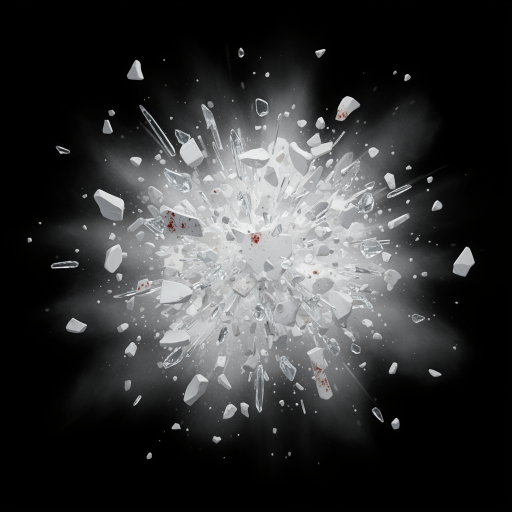
#> input picture web-sdk/apps/white-room/tools/symbol_art/fx_explosion_white_room.png, 1024 x 1024 px, found by its file name (shown at 1/2 size)
$ python gen_white_room_explosion.py
#> lines starting #> are read from the running program, lines starting #| are printed output that depends on the picture; after the words box and inside, x2 and y2 are one past the last pixel; in counts of white or black regions, pixels touching at a corner belong together
#> in main, master is the input picture: PIL image 1024x1024 RGB; mean R, G, B 52.9, 53.4, 53.8
"""Rebuild symbols3 explosion flipbook for THE WHITE ROOM (no amber/gold Madam Mirror).

Uses tools/symbol_art/fx_explosion_white_room.png (Scenario porcelain/silver burst)
to synthesize symbexpl_01..13 frames, then rewrites symbols3.webp/.atlas regions
in place. Skeleton JSON animation timing is preserved.

Run via DramaStudioMCP regenerate_assets scope=spines (or python this file).
"""
from __future__ import annotations

import io
import os
import time
from pathlib import Path

import numpy as np
from PIL import Image, ImageFilter

HERE = Path(__file__).resolve().parent
APP = HERE.parent
ART = HERE / "symbol_art" / "fx_explosion_white_room.png"
OUT = APP / "static" / "assets" / "spines" / "symbols3"
ATLAS = OUT / "symbols3.atlas"
WEBP = OUT / "symbols3.webp"
PNG = OUT / "symbols3.png"

CELL = 240
N_FRAMES = 13


def robust_write(path: Path, data: bytes, attempts: int = 8) -> None:
    tmp = path.with_suffix(path.suffix + ".tmp")
    for i in range(attempts):
        try:
            with open(tmp, "wb") as f:
                f.write(data)
                f.flush()
                os.fsync(f.fileno())
            os.replace(tmp, path)
            return
        except OSError:
            time.sleep(0.6 * (i + 1))
    raise SystemExit(f"could not write {path}")


def parse_atlas(text: str):
    lines = text.splitlines()
    page = lines[0]
    meta = []
    regions = {}
    i = 1
    while i < len(lines) and ":" in lines[i] and not lines[i].startswith("bounds"):
        meta.append(lines[i])
        i += 1
    while i < len(lines):
        name = lines[i].strip()
        i += 1
        props = {}
        while i < len(lines) and (lines[i].startswith(" ") or lines[i].startswith("\t") or ":" in lines[i]):
            if ":" not in lines[i]:
                break
            # region props are unindented "key:val" in this atlas style
            if lines[i][0] not in " \t" and lines[i].split(":", 1)[0] not in (
                "bounds", "offsets", "rotate", "size", "filter", "scale",
            ):
                break
            k, v = lines[i].split(":", 1)
            props[k.strip()] = v.strip()
            i += 1
        if name:
            regions[name] = props
    return page, meta, regions


def make_frames(master: Image.Image) -> list[Image.Image]:
    """Synthesize 13-frame porcelain burst from a mid-burst master plate."""
    base = master.convert("RGBA")
    # key near-black bg
    arr = np.array(base).astype(np.float32)
    rgb = arr[..., :3]
    a = arr[..., 3]
#> a: shape (1024, 1024) float32; every value is 255
    lum = rgb.mean(axis=2)
    # dark void -> transparent
    a = np.where(lum < 18, 0, a)
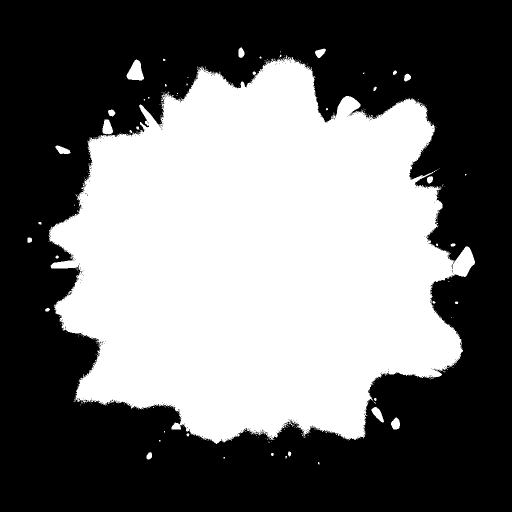
#> a: shape (1024, 1024) float32 (shown at 1/2 size); 43.9% white; 311 white regions (284 under 20 px), largest, box (x1, y1, x2, y2) and area: (97, 111, 950, 888) 455335, (253, 119, 288, 161) 941, (205, 239, 226, 268) 462
    # desaturate any warm leftover toward silver
    grey = lum
    cool = np.stack([
        np.clip(grey * 0.98 + 8, 0, 255),
        np.clip(grey * 0.96 + 6, 0, 255),
        np.clip(grey * 0.92 + 4, 0, 255),
    ], axis=2)
    # kill gold/amber: where R>>B, pull toward grey
    warm = (rgb[..., 0] > rgb[..., 2] + 25) & (rgb[..., 0] > rgb[..., 1] + 10)
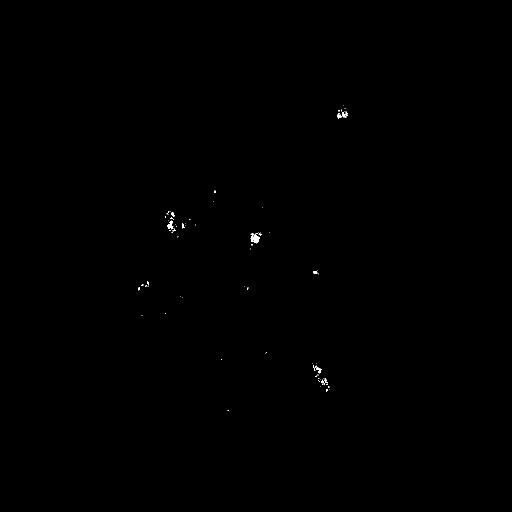
#> warm: shape (1024, 1024) bool (shown at 1/2 size); 0.09% white; 85 white regions (75 under 20 px), largest, box (x1, y1, x2, y2) and area: (501, 469, 519, 487) 195, (334, 441, 347, 459) 106, (632, 734, 643, 747) 56
    cool[warm] = np.stack([grey, grey, grey], axis=2)[warm]
    arr = np.dstack([cool, a]).astype(np.uint8)
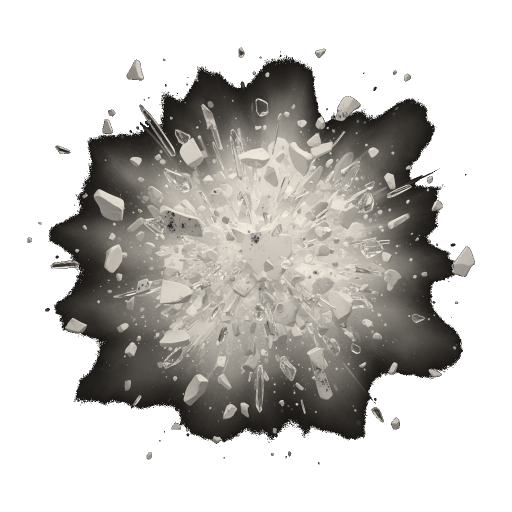
#> arr: shape (1024, 1024, 4) (shown at 1/2 size); mean of channels 0, 1, 2, 3 60, 56.9, 52.8, 111.8; transparent parts drawn white
    plate = Image.fromarray(arr, "RGBA")
    # center-crop / fit into CELL
    plate = plate.resize((CELL, CELL), Image.LANCZOS)
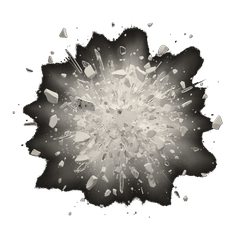
#> plate: PIL image 240x240 RGBA; mean R, G, B, A 56.4, 54.4, 51.3, 111.9; transparent parts drawn white

    frames = []
    for i in range(N_FRAMES):
        t = i / (N_FRAMES - 1)  # 0..1
        # scale envelope: small -> peak mid -> fade
        if t < 0.45:
            scale = 0.25 + 0.95 * (t / 0.45)
            alpha = 0.35 + 0.65 * (t / 0.45)
        else:
            u = (t - 0.45) / 0.55
            scale = 1.2 + 0.55 * u
            alpha = max(0.0, 1.0 - u * 1.05)
        w = max(8, int(CELL * scale))
        resized = plate.resize((w, w), Image.LANCZOS)
        canvas = Image.new("RGBA", (CELL, CELL), (0, 0, 0, 0))
        x = (CELL - w) // 2
        y = (CELL - w) // 2
        # apply global alpha
        r = np.array(resized).astype(np.float32)
        r[..., 3] *= alpha
        resized = Image.fromarray(r.astype(np.uint8), "RGBA")
        if t > 0.55:
            resized = resized.filter(ImageFilter.GaussianBlur(radius=0.6 + 2.2 * (t - 0.55)))
        canvas.alpha_composite(resized, (x, y))
        frames.append(canvas)
#> this loop made 13 passes
#> pass 1, in make_frames, `resized = plate.resize((w, w), Image.LANCZOS)`:
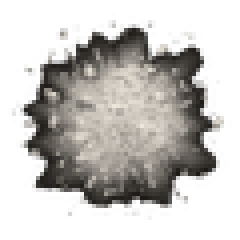
#> resized: PIL image 60x60 RGBA (shown 4 times larger); mean R, G, B, A 61.4, 59.1, 55.6, 112; transparent parts drawn white
#> pass 1, in make_frames, `resized = Image.fromarray(r.astype(np.uint8), "RGBA")`:
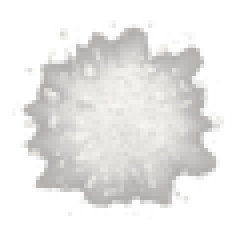
#> resized: PIL image 60x60 RGBA (shown 4 times larger); mean R, G, B, A 61.4, 59.1, 55.6, 39; transparent parts drawn white
#> after the loop, frames = 13 items
    return frames


def main() -> None:
    if not ART.is_file():
        raise SystemExit(f"missing {ART} — generate via Scenario first")
    master = Image.open(ART)
    frames = make_frames(master)
#> frames = 13 items

#> (the run stopped early here; a loop or call above may not have finished)
